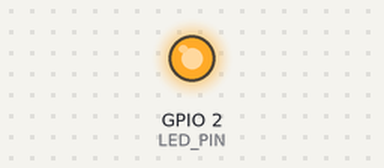
Recording of a sketch running on a simulated ESP32. On the bench: output pins drawn as LEDs (lit = HIGH).

Above: at 3.7 s.
At 11.2 s:
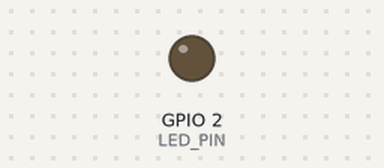
Timing chart, 0 to 19.5 s (numbered marks = the images above):
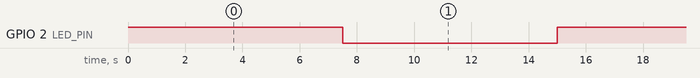

Measured:
- by itself, GPIO 2 (LED_PIN): alternates HIGH for 7.5 s and LOW for 7.5 s

The sketch:

do_it.ino
```cpp
// ESP32 Built-in LED Blink Program

const int LED_PIN = 2;

void setup() {
    // Configure GPIO 2 as an output
    pinMode(LED_PIN, OUTPUT);
}

void loop() {
    // Turn the blue LED ON
    digitalWrite(LED_PIN, HIGH);

    // Wait for 4 seconds
    delay(7500);

    // Turn the blue LED OFF
    digitalWrite(LED_PIN, LOW);

    // Wait for 4 seconds
    delay(7500);
}
```
